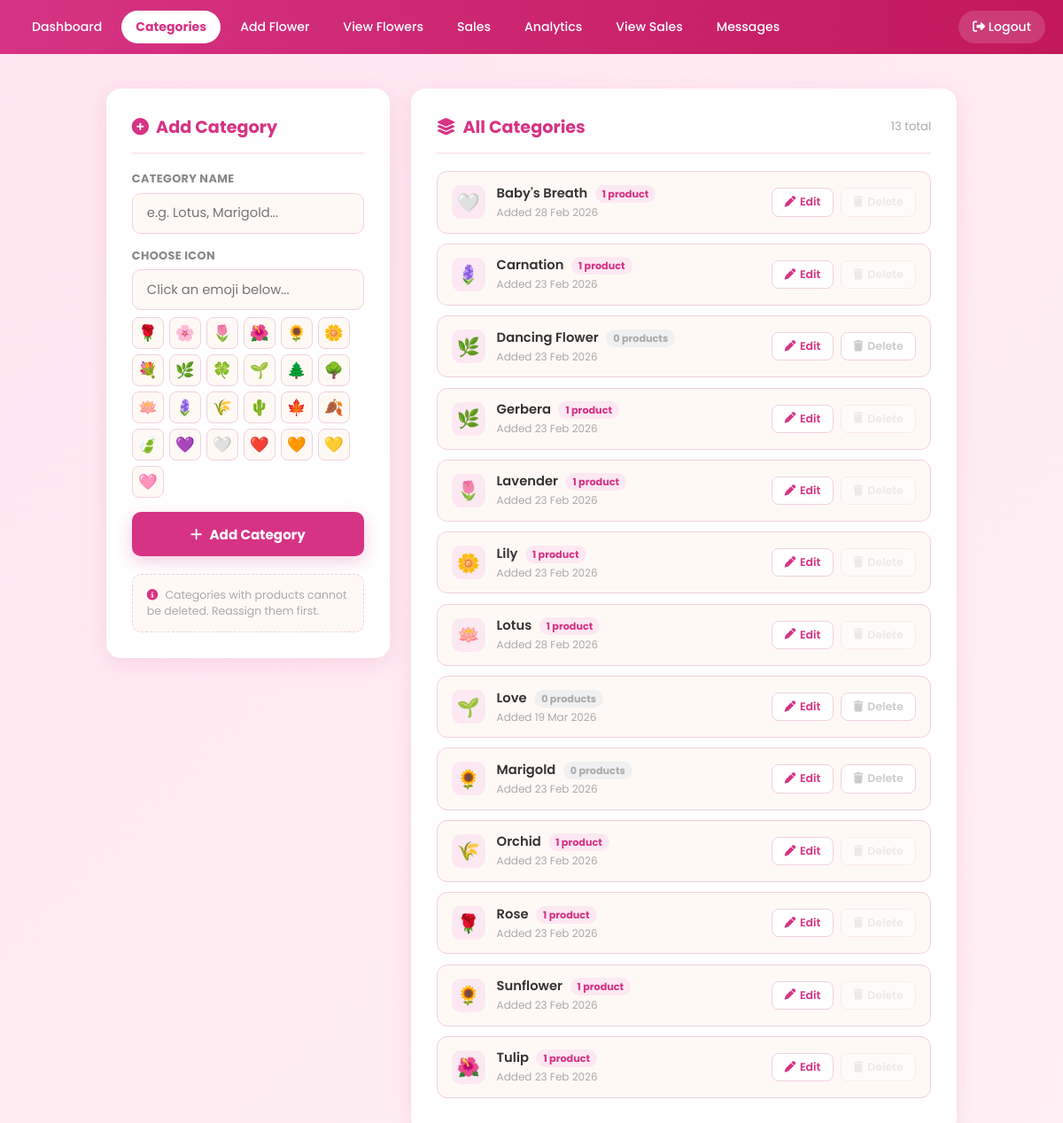
The app's page /categories.php (signed in) with its own data.
### tables this page shows
CREATE TABLE `categories` (
  `id` int(11) NOT NULL,
  `name` varchar(100) NOT NULL,
  `created_at` timestamp NOT NULL DEFAULT current_timestamp(),
  `icon` varchar(10) DEFAULT '?'
);

### categories.php (the view, shortened to what this page needs)
<?php
include 'db.php';
$conn->query("
    CREATE TABLE IF NOT EXISTS categories (
        id INT AUTO_INCREMENT PRIMARY KEY,
        name VARCHAR(100) NOT NULL UNIQUE,
        icon VARCHAR(10) DEFAULT '🌿',
        created_at TIMESTAMP DEFAULT CURRENT_TIMESTAMP
    )
");
$conn->query("ALTER TABLE categories ADD COLUMN IF NOT EXISTS icon VARCHAR(10) DEFAULT '🌿'");
$categories = $conn->query("
    SELECT c.id, c.name, c.icon, c.created_at, COUNT(p.id) as product_count
    FROM categories c
   LEFT JOIN products p ON p.category_id = c.id
    GROUP BY c.id ORDER BY c.name ASC
")->fetch_all(MYSQLI_ASSOC);
$emojis = ['🌹','🌸','🌷','🌺','🌻','🌼','💐','🌿','🍀','🌱','🌲','🌳',
           '🪷','🪻','🌾','🌵','🍁','🍂','🍃','💜','🤍','❤️','🧡','💛','🩷'];
?>
<!DOCTYPE html>
<html>
<head>
    <link rel="stylesheet" href="https://cdnjs.cloudflare.com/ajax/libs/font-awesome/6.5.0/css/all.min.css">
</head>
<body>
<div class="navbar">
    <a href="admin_dashboard.php">Dashboard</a>
    <a href="categories.php" class="active">Categories</a>
    <a href="add_product.php">Add Flower</a>
    <a href="view_products.php">View Flowers</a>
    <a href="sales.php">Sales</a>
    <a href="analytics.php">Analytics</a>
    <a href="view_sales.php">View Sales</a>
    <a href="messages.php">Messages</a>
    <a href="logout.php" class="logout"><i class="fas fa-sign-out-alt"></i> Logout</a>
</div>
<div class="container">
    <div class="panel">
        <h2><i class="fas fa-plus-circle"></i> Add Category</h2>
        <form method="POST">
            <div class="form-group">
                <label>Category Name</label>
                <input type="text" name="category_name" placeholder="e.g. Lotus, Marigold..." required>
            </div>
            <div class="form-group">
                <label>Choose Icon</label>
                <input type="text" name="category_icon" id="addEmojiInput" placeholder="Click an emoji below..." maxlength="4" readonly>
                <div class="emoji-grid">
                    <?php foreach ($emojis as $e): ?>
                    <button type="button" class="emoji-btn" onclick="pickAddEmoji('<?= $e ?>', this)"><?= $e ?></button>
                    <?php endforeach; ?>
                </div>
            </div>
            <button type="submit" name="add_category" class="btn-add">
                <i class="fas fa-plus"></i> Add Category
            </button>
        </form>
        <div class="hint">
            <i class="fas fa-info-circle" style="color:#d63384; margin-right:0.3rem;"></i>
            Categories with products cannot be deleted. Reassign them first.
        </div>
    </div>
    <div class="panel">
        <h2>
            <i class="fas fa-layer-group"></i> All Categories
            <span style="margin-left:auto; font-size:0.82rem; font-weight:400; color:#aaa;"><?= count($categories) ?> total</span>
        </h2>
        <?php if (empty($categories)): ?>
            <div class="empty"><i class="fas fa-folder-open"></i><p>No categories yet.</p></div>
        <?php else: ?>
            <?php foreach ($categories as $cat):
                $icon = !empty($cat['icon']) ? $cat['icon'] : '🌿';
            ?>
            <div class="cat-item" id="catrow-<?= $cat['id'] ?>">
                <div class="cat-top">
                    <div class="cat-left">
                        <div class="cat-icon" id="preview-<?= $cat['id'] ?>"><?= $icon ?></div>
                        <div>
                            <div class="cat-name">
                                <?= htmlspecialchars($cat['name']) ?>
                                <span class="badge <?= $cat['product_count'] == 0 ? 'zero' : '' ?>">
                                    <?= $cat['product_count'] ?> product<?= $cat['product_count'] != 1 ? 's' : '' ?>
                                </span>
                            </div>
                            <div class="cat-count">Added <?= date('d M Y', strtotime($cat['created_at'])) ?></div>
                        </div>
                    </div>
                    <div class="cat-actions">
                        <a href="edit_category.php?id=<?= $cat['id'] ?>" class="btn-edit">
                            <i class="fas fa-pen"></i> Edit
                        </a>
                        <form method="POST" style="display:inline;"
                            onsubmit="return confirm('Delete \'<?= htmlspecialchars($cat['name'], ENT_QUOTES) ?>\'?')">
                            <button type="submit" name="delete_category" class="btn-delete"
                                <?= $cat['product_count'] > 0 ? 'disabled title="Has products"' : '' ?>>
                                <i class="fas fa-trash"></i> Delete
                            </button>
                        </form>
                    </div>
                </div>
            </div>
            <?php endforeach; ?>
        <?php endif; ?>
    </div>
</div>
</body>
</html>

### categories.php (style rules this page uses)
* { box-sizing: border-box; margin: 0; padding: 0; }
body { font-family: 'Poppins', sans-serif; background: linear-gradient(135deg, #ffe6f0, #fff0f5); min-height: 100vh; padding-top: 70px; }
.navbar { position: fixed; top: 0; left: 0; width: 100%; background: linear-gradient(90deg, #d63384, #c2185b); padding: 12px 20px; z-index: 1000; display: flex; gap: 6px; align-items: center; flex-wrap: wrap; }
.navbar a { color: white; text-decoration: none; padding: 8px 16px; border-radius: 20px; font-size: 0.88rem; font-weight: 500; transition: background 0.2s; }
.navbar a.active { background: white; color: #d63384; font-weight: 700; }
.navbar a.logout { margin-left: auto; background: rgba(255,255,255,0.15); }
.container { width: 92%; max-width: 960px; margin: 30px auto; display: grid; grid-template-columns: 320px 1fr; gap: 24px; align-items: start; }
.panel { background: white; border-radius: 16px; padding: 1.8rem; box-shadow: 0 6px 24px rgba(214,51,132,0.12); }
h2 { color: #d63384; font-size: 1.2rem; margin-bottom: 1.2rem; display: flex; align-items: center; gap: 0.5rem; padding-bottom: 0.9rem; border-bottom: 2px solid #fce8f2; }
.form-group { margin-bottom: 1rem; }
.form-group label { display: block; font-size: 0.8rem; font-weight: 700; color: #888; margin-bottom: 0.4rem; text-transform: uppercase; letter-spacing: 0.03em; }
.form-group input[type=text] { width: 100%; padding: 0.72rem 1rem; border: 1.5px solid #f0d0e0; border-radius: 10px; font-family: 'Poppins', sans-serif; font-size: 0.92rem; color: #333; background: #fff9f5; outline: none; transition: border-color 0.2s; }
.emoji-grid, .edit-emoji-grid { display: flex; flex-wrap: wrap; gap: 6px; margin-top: 0.5rem; }
.emoji-btn { width: 36px; height: 36px; border: 1.5px solid #f0d0e0; border-radius: 8px; background: #fff9f5; font-size: 1.1rem; cursor: pointer; display: flex; align-items: center; justify-content: center; transition: all 0.15s; padding: 0; }
.btn-add { width: 100%; padding: 0.85rem; background: #d63384; color: white; border: none; border-radius: 10px; font-family: 'Poppins', sans-serif; font-size: 0.95rem; font-weight: 700; cursor: pointer; transition: all 0.2s; box-shadow: 0 6px 18px rgba(214,51,132,0.25); display: flex; align-items: center; justify-content: center; gap: 0.5rem; margin-top: 1rem; }
.cat-item { border: 1.5px solid #f0d0e0; border-radius: 12px; margin-bottom: 0.7rem; overflow: hidden; background: #fff9f5; transition: border-color 0.2s; }
.cat-top { display: flex; align-items: center; justify-content: space-between; padding: 0.85rem 1rem; gap: 0.8rem; }
.cat-left { display: flex; align-items: center; gap: 0.8rem; }
.cat-icon { width: 38px; height: 38px; background: #fce8f2; border-radius: 10px; display: flex; align-items: center; justify-content: center; font-size: 1.3rem; flex-shrink: 0; }
.cat-name { font-weight: 600; font-size: 0.92rem; color: #333; }
.cat-count { font-size: 0.75rem; color: #aaa; margin-top: 2px; }
.badge { background: #fce8f2; color: #d63384; font-size: 0.7rem; font-weight: 700; padding: 2px 8px; border-radius: 20px; margin-left: 5px; }
.badge.zero { background: #f0f0f0; color: #aaa; }
.cat-actions { display: flex; gap: 0.5rem; flex-shrink: 0; }
.btn-edit { padding: 0.38rem 0.85rem; background: #fff; color: #d63384; border: 1.5px solid #f0d0e0; border-radius: 8px; font-family: Poppins, sans-serif; font-size: 0.78rem; font-weight: 600; cursor: pointer; display: flex; align-items: center; gap: 0.3rem; transition: all 0.2s; text-decoration: none; }
.btn-delete { padding: 0.38rem 0.85rem; background: #fff; color: #ccc; border: 1.5px solid #f0d0e0; border-radius: 8px; font-family: 'Poppins', sans-serif; font-size: 0.78rem; font-weight: 600; cursor: pointer; display: flex; align-items: center; gap: 0.3rem; transition: all 0.2s; }
.btn-delete:disabled { opacity: 0.35; cursor: not-allowed; }
.hint { margin-top: 1.2rem; padding: 0.9rem 1rem; background: #fff9f5; border-radius: 10px; font-size: 0.78rem; color: #aaa; border: 1px dashed #f0d0e0; }

### records on screen
categories: icon "🤍", name "Baby's Breath", product_count "1", created_at "28 Feb 2026"
categories: icon "🪻", name "Carnation", product_count "1", created_at "23 Feb 2026"
categories: icon "🌿", name "Dancing Flower", product_count "0", shows "s", created_at "23 Feb 2026"
categories: icon "🌿", name "Gerbera", product_count "1", created_at "23 Feb 2026"
categories: icon "🌷", name "Lavender", product_count "1", created_at "23 Feb 2026"
categories: icon "🌼", name "Lily", product_count "1", created_at "23 Feb 2026"
categories: icon "🪷", name "Lotus", product_count "1", created_at "28 Feb 2026"
categories: icon "🌱", name "Love", product_count "0", shows "s", created_at "19 Mar 2026"
categories: icon "🌻", name "Marigold", product_count "0", shows "s", created_at "23 Feb 2026"
categories: icon "🌾", name "Orchid", product_count "1", created_at "23 Feb 2026"
categories: icon "🌹", name "Rose", product_count "1", created_at "23 Feb 2026"
categories: icon "🌻", name "Sunflower", product_count "1", created_at "23 Feb 2026"
categories: icon "🌺", name "Tulip", product_count "1", created_at "23 Feb 2026"

### other values on screen
$e "🌹"
$e "🌸"
$e "🌷"
$e "🌺"
$e "🌻"
$e "🌼"
$e "💐"
$e "🌿"
$e "🍀"
$e "🌱"
$e "🌲"
$e "🌳"
$e "🪷"
$e "🪻"
$e "🌾"
